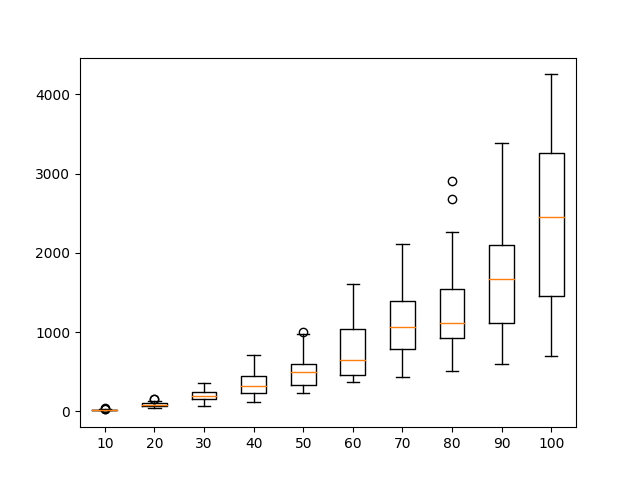

This figure's Python source:
import networkx as nx
import random
import sys
import matplotlib.pyplot as plt
from networkx.algorithms.components.connected import is_connected

def count_edges(num_nodes):
    G = nx.Graph()
    
    for i in range(1, num_nodes + 1):
        G.add_node(i)
        
    while not is_connected(G):
        
        original_nodes = list(G.nodes)
        node_lottery = list(G.nodes)
        
        for node in original_nodes:
            degree = len(G.adj[node])
            for _ in range(degree):
                node_lottery.append(node)
        
        node1 = node_lottery[random.randint(0, len(node_lottery) - 1)]
        node2 = node_lottery[random.randint(0, len(node_lottery) - 1)]
        while node1 == node2:
            node2 = node_lottery[random.randint(0, len(node_lottery) - 1)]
        
        G.add_edge(node1, node2)

    return G.number_of_edges()
        
num_iterations = int(sys.argv[1])
iterations = []

for i in range(10, 110, 10):
    
    sub_iterations = []
    for _ in range(num_iterations):
        sub_iterations.append(count_edges(i))
    iterations.append(sub_iterations)
    
labels = [10,20,30,40,50,60,70,80,90,100]
plt.boxplot(iterations, labels = labels)
plt.savefig("preferential.png")
        
    
